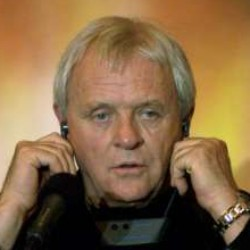
#> input picture Img/Anthony_Hopkins_0001.jpg, 250 x 250 px, given in place of Anthony_Hopkins_0001.jpgAnthony_Hopkins_0001.jpg, which was not available
$ python shot.py ../Img/Anthony_Hopkins_0001.jpg
#> lines starting #> are read from the running program, lines starting #| are printed output that depends on the picture; pictures that were not available may be replaced by others from this repository, and a replacement may not be noted
#!/usr/bin/python3
# -*- coding:utf-8 -*-

# """https://qiita.com/mix_dvd/items/98feedc8c98bc7790b30"""

import cv2, sys, os
from time import sleep

if __name__ == '__main__':
    try:
        image_path = sys.argv[1]
    except:
        image_path = "Img/"

    print(image_path)
#    exit()
    # 定数定義
    ESC_KEY = 27     # Escキー
    INTERVAL= 33     # 待ち時間
    FRAME_RATE = 15  # fps

    ORG_WINDOW_NAME = "org"
    GAUSSIAN_WINDOW_NAME = "gaussian"

    DEVICE_ID = 0

    # 分類器の指定
    cascade_file = "haarcascade_frontalface_alt2.xml"
    cascade = cv2.CascadeClassifier(cascade_file)


    input_image_filename_list = os.listdir(image_path)
    input_image_filename_list = [image_path + i for i in input_image_filename_list if i.endswith('.jpg')]
    if (len(input_image_filename_list) < 1):
        # no images to show
        print('No .jpg files found')
        exit()

#    print(input_image_filename_list)

    for cap in input_image_filename_list:
        # 画像の取得と顔の検出
        img = cv2.imread(cap)
#> img is the input picture: shape (250, 250, 3); mean B, G, R 68.9, 104, 133.4
#        cv2.imshow("cap", img)
#        cv2.waitKey(0)
        image_name=cap.split("/")[-1]
        print(image_name)
        #img_gray = cv2.cvtColor(img, cv2.COLOR_BGR2GRAY)
        try:
            face_list = cascade.detectMultiScale(img, minSize=(90, 90))
#> face_list = [[65, 67, 124, 124]]
            # 検出した顔に印を付ける
            for (x, y, w, h) in face_list:
                croped_image = img[y:y+h, x:x+w]
                croped_image = cv2.resize(croped_image, (160,160))
                gray_img = cv2.cvtColor(croped_image, cv2.COLOR_BGR2GRAY)
                cv2.imwrite(image_path+"Crop/Color/"+image_name, croped_image)
                cv2.imwrite(image_path+"Crop/Gray/"+image_name, gray_img)
                # フレーム表示
                cv2.imshow(image_name, croped_image)
                cv2.waitKey(0)
#> this loop made 1 pass
#> pass 1, `croped_image = img[y:y+h, x:x+w]`:
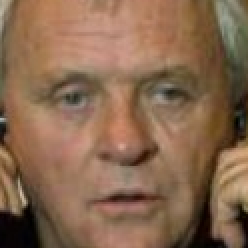
#> croped_image: shape (124, 124, 3) (shown 2 times larger); mean B, G, R 78.5, 103.4, 135.7
#> pass 1, `gray_img = cv2.cvtColor(croped_image, cv2.COLOR_BGR2GRAY)`:
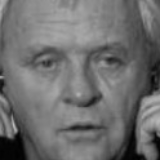
#> gray_img: shape (160, 160); min 1, max 187, mean 110.1
#                cv2.imshow(GAUSSIAN_WINDOW_NAME, img_gray)
        except:
            print("missed!")
            pass
        # Escキーで終了
        key = cv2.waitKey(INTERVAL)
#> (key Esc is pressed here)
        if key == ESC_KEY:
            break

        # 次のフレーム読み込み
#        end_flag, c_frame = cap.read()

    # 終了処理
    cv2.destroyAllWindows()
#    cap.release()


### ""This is shooting the face capture by camera.""

$ run again, on Img/araki01.jpg
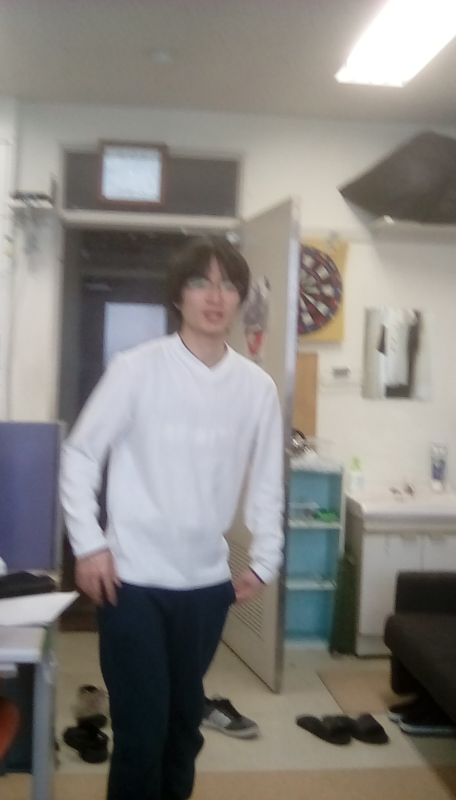
#> input picture Img/araki01.jpg, 912 x 1600 px, given in place of araki01.jpgaraki01.jpg, which was not available (shown at 1/2 size)
#> img is the input picture: shape (1600, 912, 3); mean B, G, R 127.8, 132, 135.2
#> face_list = [[356, 519, 141, 141]]
#> the loop `for (x, y, w, h) in face_list:` made 1 pass
#> pass 1, `croped_image = img[y:y+h, x:x+w]`:
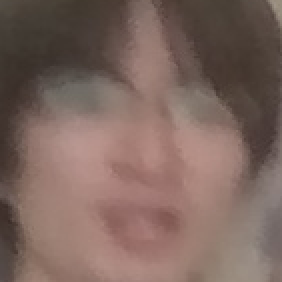
#> croped_image: shape (141, 141, 3) (shown 2 times larger); mean B, G, R 94.5, 102.3, 125.4
#> pass 1, `gray_img = cv2.cvtColor(croped_image, cv2.COLOR_BGR2GRAY)`:
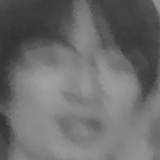
#> gray_img: shape (160, 160); min 50, max 161, mean 108.2

$ run again, on Img/araki02.jpg
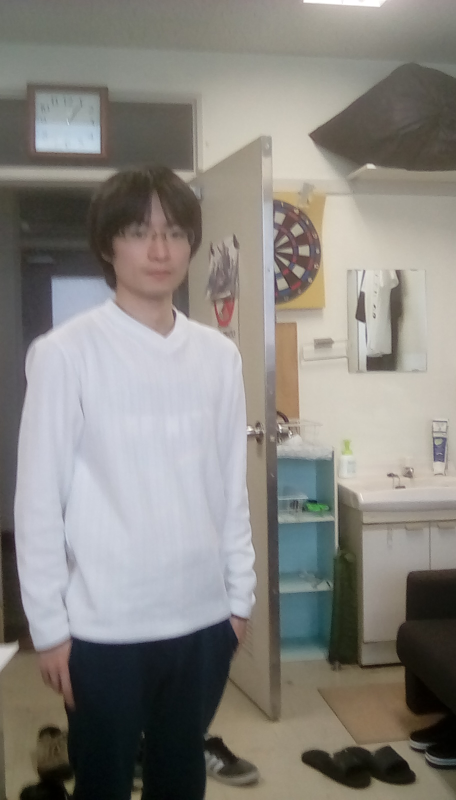
#> input picture Img/araki02.jpg, 912 x 1600 px, given in place of araki02.jpgaraki02.jpg, which was not available (shown at 1/2 size)
#> img is the input picture: shape (1600, 912, 3); mean B, G, R 128.1, 133.2, 135.9
#> face_list = [[38, 990, 105, 105], [229, 405, 176, 176]]
#> the loop `for (x, y, w, h) in face_list:` made 2 passes
#> pass 1, `croped_image = img[y:y+h, x:x+w]`:
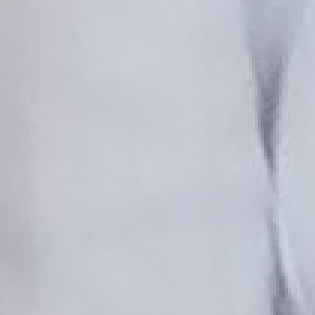
#> croped_image: shape (105, 105, 3) (shown 3 times larger); mean B, G, R 206.1, 194.7, 192
#> pass 2, `croped_image = img[y:y+h, x:x+w]`:
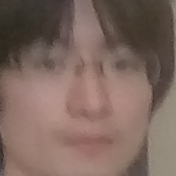
#> croped_image: shape (176, 176, 3); mean B, G, R 94.7, 103.5, 125.9

$ run again, on Img/araki03.jpg
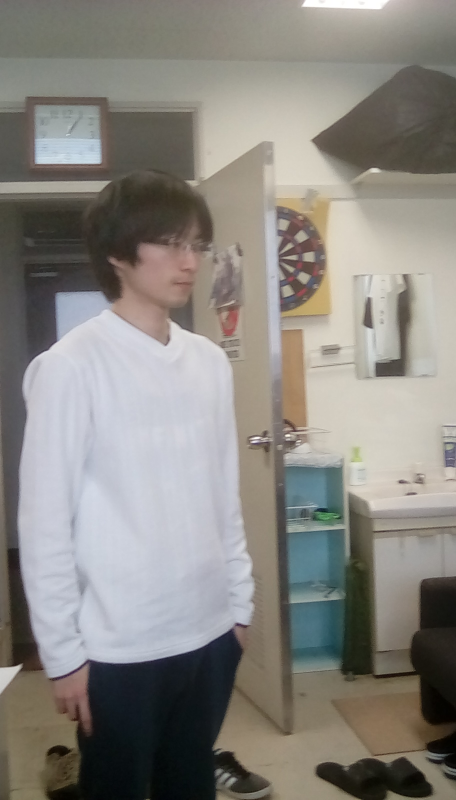
#> input picture Img/araki03.jpg, 912 x 1600 px, given in place of araki03.jpgaraki03.jpg, which was not available (shown at 1/2 size)
#> img is the input picture: shape (1600, 912, 3); mean B, G, R 129, 134.5, 137.5
#> face_list = [[545, 1115, 156, 156], [280, 423, 184, 184]]
#> the loop `for (x, y, w, h) in face_list:` made 2 passes
#> pass 1, `gray_img = cv2.cvtColor(croped_image, cv2.COLOR_BGR2GRAY)`:
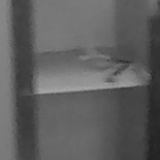
#> gray_img: shape (160, 160); min 32, max 169, mean 95.2
#> pass 2, `croped_image = img[y:y+h, x:x+w]`:
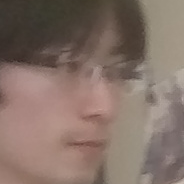
#> croped_image: shape (184, 184, 3); mean B, G, R 103.6, 113.1, 132.6
